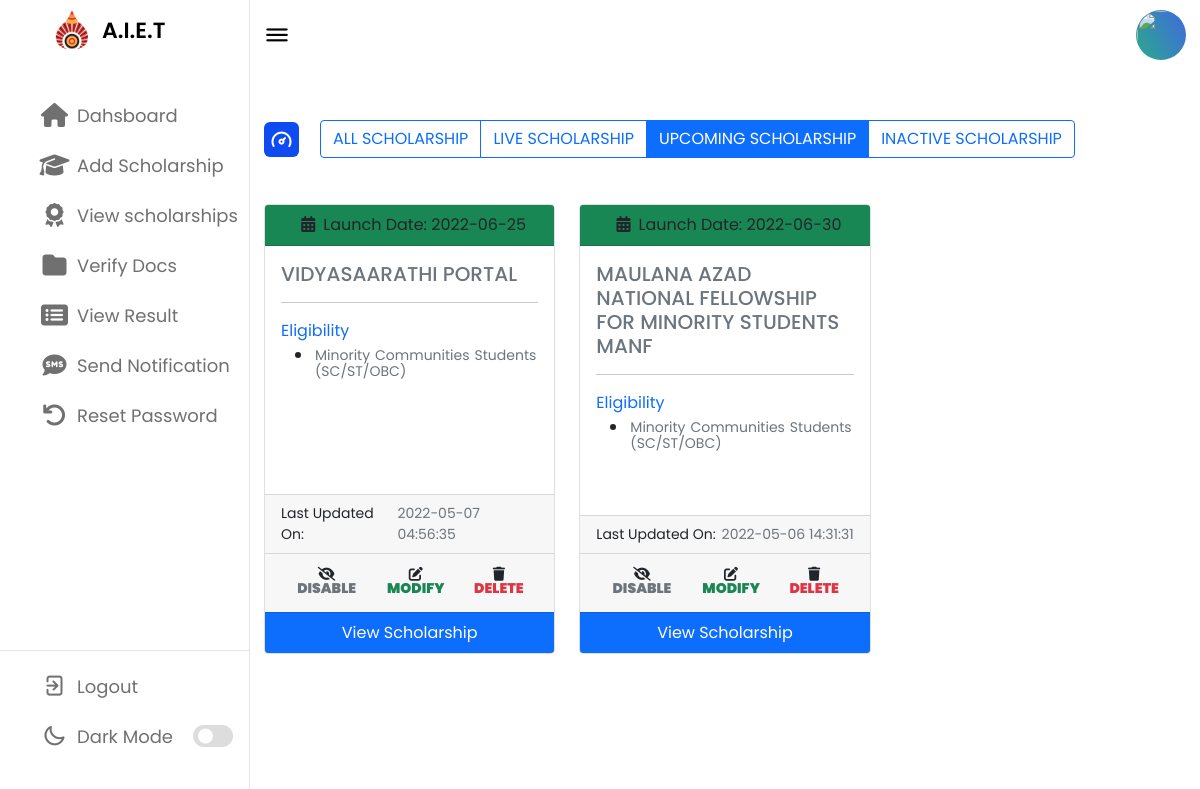
Screenshot of /Admin_Dashboard_Panel/upcoming-scholarship.php (signed in) with the database file from the repository.
### tables this page shows
CREATE TABLE `elig_req` (
  `sch_name` varchar(255) DEFAULT NULL,
  `minority` varchar(255) DEFAULT NULL,
  `sc_st` varchar(255) DEFAULT NULL,
  `girls` varchar(255) DEFAULT NULL,
  `community` varchar(255) DEFAULT NULL,
  `military` varchar(255) DEFAULT NULL,
  `pwd` varchar(255) DEFAULT NULL,
  `athletic` varchar(255) DEFAULT NULL,
  `other_sch` varchar(255) DEFAULT NULL
);

CREATE TABLE `scholarship_details` (
  `id` int(11) NOT NULL,
  `sch_name` varchar(255) DEFAULT NULL,
  `sch_provider` varchar(255) DEFAULT NULL,
  `sch_start_date` date DEFAULT NULL,
  `sch_type` varchar(100) DEFAULT NULL,
  `sch_deadline` date DEFAULT NULL,
  `sch_mode` varchar(50) DEFAULT NULL,
  `sch_link` varchar(512) NOT NULL,
  `status` varchar(20) DEFAULT 'active',
  `created_at` timestamp NOT NULL DEFAULT current_timestamp() ON UPDATE current_timestamp()
);

### Admin_Dashboard_Panel/upcoming-scholarship.php (the view, shortened to what this page needs)
<?php
include("admin-layout.php");
require_once("../db/config.php");
$sql = "SELECT * FROM scholarship_details t1 INNER JOIN elig_req t2 ON t2.sch_name = t1.sch_name WHERE (sch_start_date > CURDATE()) AND (sch_deadline > CURDATE()) AND (status = 'active' OR status IS NULL) ORDER BY sch_start_date";
?>
<div class="dash-content">
    <div class="overview">
        <div class="title">
            <i class="uil uil-tachometer-fast-alt"></i>
            <span class="text">
                <div class="container">
                    <div class="btn-group" role="group" aria-label="Basic radio toggle button group">
                        <label class="btn btn-outline-primary" for="btnradio1" onclick="window.location.href = 'all-scholarships.php';">ALL SCHOLARSHIP</label>
                        <label class="btn btn-outline-primary" for="btnradio2" onclick="window.location.href = 'live-scholarship.php';">LIVE SCHOLARSHIP</label>
                        <label class="btn btn-outline-primary" for="btnradio3" onclick="window.location.href = 'upcoming-scholarship.php';">UPCOMING SCHOLARSHIP</label>
                        <label class="btn btn-outline-primary" for="btnradio3" onclick="window.location.href = 'inactive-scholarship.php';">INACTIVE SCHOLARSHIP</label>
                    </div>
                </div>
            </span>
        </div>
        <div class="row">
            <?php
            if ($result = $link->query($sql)) {
                if ($result->num_rows > 0) {
                    while ($row = $result->fetch_array()) { ?>
                        <div class="col-sm-4">
                            <div class="card mt-3">
                                <div class="card-header text-center bg-success">
                                    <i class="fa-solid fa-calendar-days px-2"></i>Launch Date: <?php echo $row["sch_start_date"] ?>
                                </div>
                                <div class="card-body">
                                    <h5 class="card-title txt"><a class="text-decoration-none text-secondary" href="<?php echo $row['sch_link'] ?>" target="_blank" rel="noopener noreferrer"><?php echo $row["sch_name"] ?></a></h5>
                                    <hr>
                                    <div class="card-text-body">
                                        <div class="card-text text-primary">Eligibility</div>
                                        <ul>
                                            <?php if (!empty($row['minority'])) { ?>
                                                <li>
                                                    <p><small class="text-muted"><?php echo $row['minority']; ?></small></p>
                                                </li>
                                            <?php } ?>
                                    </div>
                                </div>
                                <div class="card-footer d-flex justify-content-between">
                                    <small> Last Updated On:</small>
                                    <small class="text-muted"><?php echo $row['created_at'] ?></small>
                                </div>
                                <div class="card-footer">
                                    <div class="d-flex justify-content-center">
                                        <div class="btn btn-sm"><i class="fas fa-eye-slash" aria-hidden="true">
                                                <?php echo "<a class='px-1 text-decoration-none text-muted' onclick=\"return confirm('Do you really want to disable this scholarship?')\" href=\"../scholarship-operation/disable-scholarship.php?id=" . $row['id'] . " \">DISABLE</a>"; ?>
                                            </i></div>
                                        <div class="btn btn-sm"><i class="fas fa-edit" aria-hidden="true">
                                                <?php echo "<a class='px-1 text-decoration-none text-success' onclick=\"return confirm('Do you really want to modify this scholarship?')\" href=\"modify-scholarship.php?id=" . $row['id'] . " \">MODIFY</a>"; ?>
                                            </i></div>
                                        <div class="btn btn-sm"><i class="fa fa-trash" aria-hidden="true">
                                                <?php echo "<a class='px-1 text-decoration-none text-danger' onclick=\"return confirm('Do you really want to delete this scholarship?')\" href=\"../scholarship-operation/delete-scholarship.php?id=" . $row['id'] . " \">DELETE</a>"; ?>
                                            </i></div>
                                    </div>
                                </div>
                                <div class="card-footer text-center bg-primary">
                                    <a href="../scholarship-operation/scholarship-details.php?id=<?php echo urlencode($row['id']) ?>" class="text-decoration-none text-white">View Scholarship</a>
                                </div>
                            </div>
                        </div>
            <?php    }
                } else {
                    echo "<br>";
                    echo "There are currently no scholarships available.";
                }
            } else {
                echo "ERROR: Could not able to execute $sql. " . $mysqli->error;
            }
            ?>
        </div>
    </div>
</div>

### assets/style/style_admin.css (style rules this page uses)
* { margin: 0; padding: 0; box-sizing: border-box; font-family: 'Poppins', sans-serif; }
:root { --primary-color: #0E4BF1; --panel-color: #FFF; --text-color: #000; --black-light-color: #707070; --border-color: #e6e5e5; --toggle-color: #DDD; --box1-color: #4DA3FF; --box2-color: #FFE6AC; --box3-color: #E7D1FC; --title-icon-color: #fff; --tran-05: all 0.5s ease; --tran-03: all 0.3s ease; --tran-03: all 0.2s ease; }
body { min-height: 100vh; background-color: var(--primary-color); }
label, body.dark .nav-links li a:hover i, body.dark .nav-links li a:hover .link-name { color: var(--text-color); }
.dashboard .dash-content { padding-top: 50px; }
.dash-content .title { display: flex; align-items: center; margin: 60px 0 30px 0; }
.dash-content .title i { position: relative; height: 35px; width: 35px; background-color: var(--primary-color); border-radius: 6px; color: var(--title-icon-color); display: flex; align-items: center; justify-content: center; font-size: 24px; }
.dash-content .title .text { font-size: 24px; font-weight: 500; color: var(--text-color); margin-left: 10px; }

### Admin_Dashboard_Panel/upcoming-scholarship.php (style rules this page uses)
.card { border-radius: 5px; height: 450px; }
.card-text-body { margin-top: 10px; height: calc(100% - 300px); }
p { margin: 0; padding: 2px; text-align: justify; text-justify: initial; word-break: break-all; line-height: 1; }

### rows the page displays
elig_req: scholarship_details.sch_start_date "2022-06-25", sch_name "VIDYASAARATHI PORTAL", minority "Minority Communities Students(SC/ST/OBC)", scholarship_details.created_at "2022-05-07 04:56:35"
elig_req: scholarship_details.sch_start_date "2022-06-30", sch_name "MAULANA AZAD NATIONAL FELLOWSHIP FOR MINORITY STUDENTS MANF", minority "Minority Communities Students(SC/ST/OBC)", scholarship_details.created_at "2022-05-06 14:31:31"
